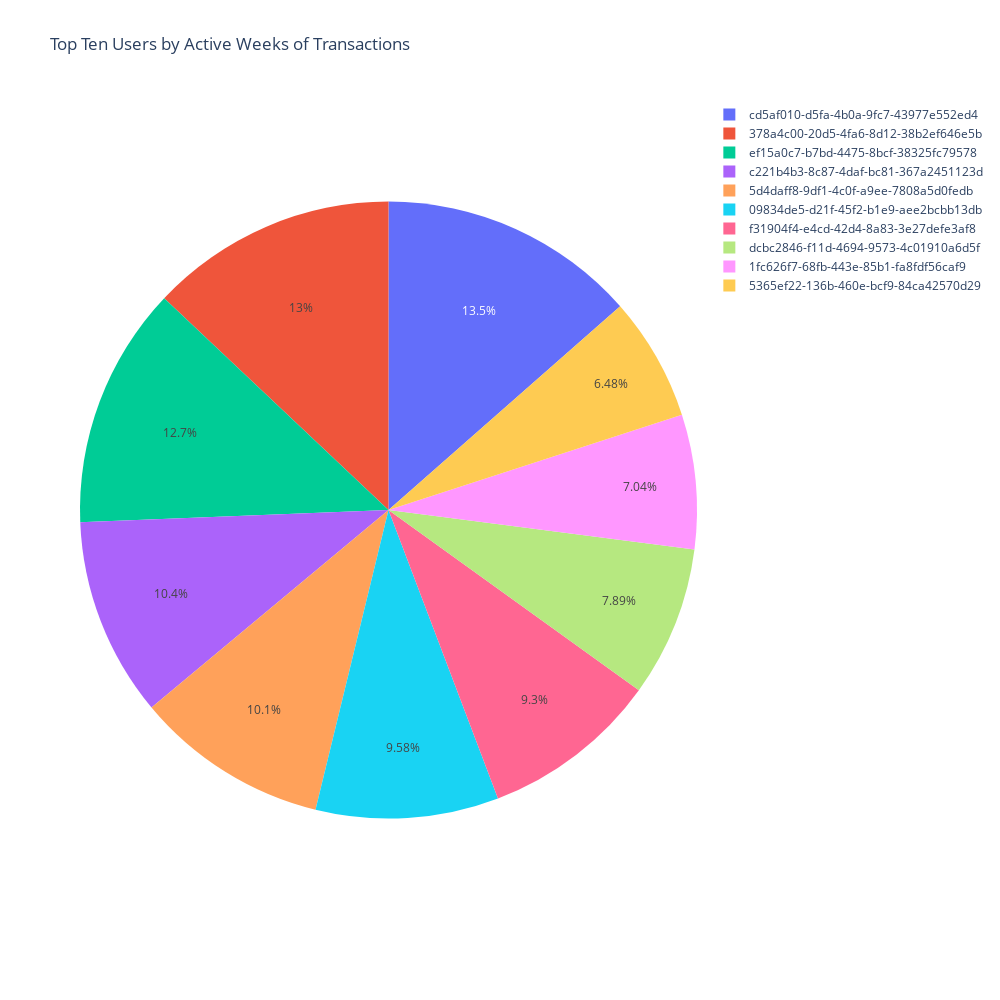

Notebook code for this chart:
### Code cell
fig = px.pie(values = Active_Weeks.head(10)['No. of Active Weeks'], names = Active_Weeks.head(10)['user_id'],
             title = "Top Ten Users by Active Weeks of Transactions", width = 1000, height = 1000)
fig.show()

### Figure 1 — Plotly figure (JSON) as saved in the notebook; plotly's stock layout.template omitted (floating-point values rounded to 4 significant figures)
{"data": [{"domain": {"x": [0, 1], "y": [0, 1]}, "hovertemplate": "label=%{label}<br>value=%{value}<extra></extra>", "labels": ["cd5af010-d5fa-4b0a-9fc7-43977e552ed4", "378a4c00-20d5-4fa6-8d12-38b2ef646e5b", "ef15a0c7-b7bd-4475-8bcf-38325fc79578", "c221b4b3-8c87-4daf-bc81-367a2451123d", "5d4daff8-9df1-4c0f-a9ee-7808a5d0fedb", "09834de5-d21f-45f2-b1e9-aee2bcbb13db", "f31904f4-e4cd-42d4-8a83-3e27defe3af8", "dcbc2846-f11d-4694-9573-4c01910a6d5f", "1fc626f7-68fb-443e-85b1-fa8fdf56caf9", "5365ef22-136b-460e-bcf9-84ca42570d29"], "legendgroup": "", "name": "", "showlegend": true, "type": "pie", "values": [48, 46, 45, 37, 36, 34, 33, 28, 25, 23]}], "layout": {"height": 1000, "legend": {"tracegroupgap": 0}, "title": {"text": "Top Ten Users by Active Weeks of Transactions"}, "width": 1000}}
